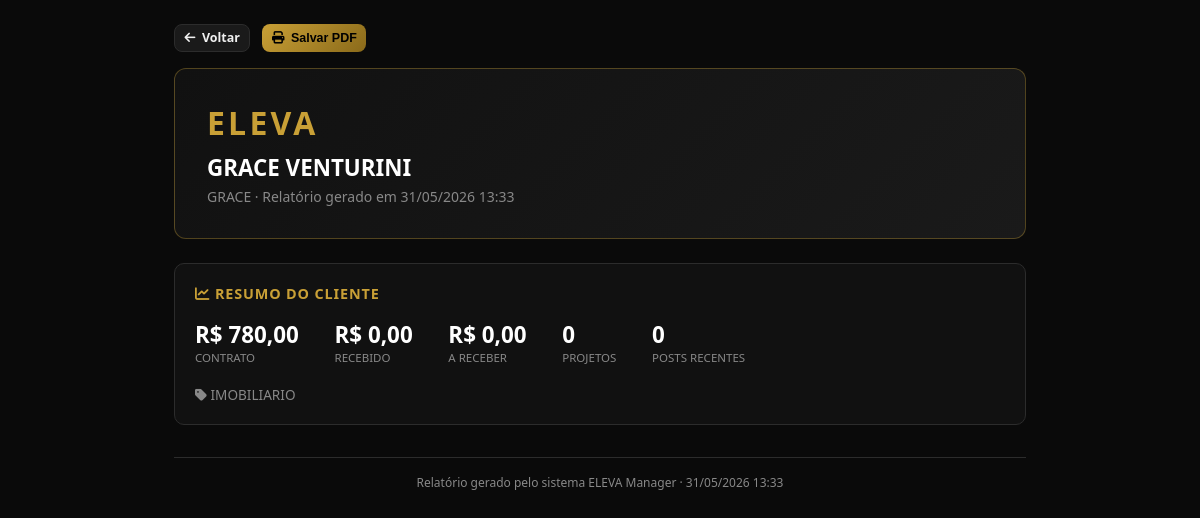
Page /relatorio/1 (signed in) on the committed database.
### tables this page shows
CREATE TABLE clients (
            id INTEGER PRIMARY KEY AUTOINCREMENT,
            name TEXT NOT NULL,
            email TEXT,
            phone TEXT,
            company TEXT,
            segment TEXT,
            contract_value REAL DEFAULT 0,
            status TEXT DEFAULT 'ativo',
            entry_date TEXT DEFAULT (date('now','localtime')),
            notes TEXT,
            created_by INTEGER,
            created_at TEXT DEFAULT (datetime('now','localtime'))
        );

### main.py (the view)
@app.get("/relatorio/{client_id}", response_class=HTMLResponse)
def relatorio_cliente(request: Request, client_id: int):
    user = require_user(request)
    conn = get_db()
    client = conn.execute("SELECT * FROM clients WHERE id=?", (client_id,)).fetchone()
    if not client:
        conn.close(); return RedirectResponse("/clientes", status_code=302)
    projects  = conn.execute("SELECT * FROM projects WHERE client_id=? ORDER BY deadline", (client_id,)).fetchall()
    ads_list  = conn.execute("SELECT * FROM ads WHERE notes LIKE ?", (f"%{client['name']}%",)).fetchall()
    financial = conn.execute("SELECT * FROM financial WHERE client_id=? ORDER BY due_date DESC", (client_id,)).fetchall()
    cal_posts = conn.execute("SELECT * FROM content_calendar WHERE client_id=? ORDER BY scheduled_date DESC LIMIT 10", (client_id,)).fetchall()
    total_pago  = conn.execute("SELECT COALESCE(SUM(value),0) FROM financial WHERE client_id=? AND status='pago' AND type='receita'", (client_id,)).fetchone()[0]
    total_pendente = conn.execute("SELECT COALESCE(SUM(value),0) FROM financial WHERE client_id=? AND status='pendente' AND type='receita'", (client_id,)).fetchone()[0]
    conn.close()
    return templates.TemplateResponse("relatorio.html", {
        "request": request, "user": dict(user),
        "client": dict(client),
        "projects": [dict(p) for p in projects],
        "ads": [dict(a) for a in ads_list],
        "financial": [dict(f) for f in financial],
        "cal_posts": [dict(p) for p in cal_posts],
        "total_pago": total_pago,
        "total_pendente": total_pendente,
        "generated_at": datetime.now().strftime("%d/%m/%Y %H:%M"),
    })

### templates/relatorio.html (shortened to what this page needs)
<!DOCTYPE html>
<html lang="pt-BR">
<head>
  <link rel="stylesheet" href="/static/css/style.css"/>
</head>
<body style="padding:1.5rem;max-width:900px;margin:0 auto">
  <div class="no-print" style="margin-bottom:1rem;display:flex;gap:.75rem">
    <a href="/clientes" class="btn btn-ghost btn-sm"><i class="fa fa-arrow-left"></i> Voltar</a>
    <button onclick="window.print()" class="btn btn-primary btn-sm"><i class="fa fa-print"></i> Salvar PDF</button>
  </div>
  <div class="report-header">
    <div class="report-logo">ELEVA</div>
    <div class="report-client">{{ client.name }}</div>
    <div class="report-sub">
      {% if client.company %}{{ client.company }} · {% endif %}
      Relatório gerado em {{ generated_at }}
    </div>
  </div>
  <div class="report-card">
    <h3><i class="fa fa-chart-line"></i> Resumo do Cliente</h3>
    <div>
      <div class="report-stat"><span class="val">R$ {{ "%.2f"|format(client.contract_value)|replace(".",",") }}</span><span class="lbl">Contrato</span></div>
      <div class="report-stat"><span class="val">R$ {{ "%.2f"|format(total_pago)|replace(".",",") }}</span><span class="lbl">Recebido</span></div>
      <div class="report-stat"><span class="val">R$ {{ "%.2f"|format(total_pendente)|replace(".",",") }}</span><span class="lbl">A Receber</span></div>
      <div class="report-stat"><span class="val">{{ projects|length }}</span><span class="lbl">Projetos</span></div>
      <div class="report-stat"><span class="val">{{ cal_posts|length }}</span><span class="lbl">Posts recentes</span></div>
    </div>
    {% if client.segment %}<p style="margin-top:.5rem;color:var(--muted);font-size:.85rem"><i class="fa fa-tag"></i> {{ client.segment }}</p>{% endif %}
  </div>
  <div style="text-align:center;color:var(--muted);font-size:.75rem;margin-top:2rem;padding-top:1rem;border-top:1px solid var(--border)">
    Relatório gerado pelo sistema ELEVA Manager · {{ generated_at }}
  </div>
  <link rel="stylesheet" href="https://cdnjs.cloudflare.com/ajax/libs/font-awesome/6.5.0/css/all.min.css"/>
</body>
</html>

### static/css/style.css (style rules this page uses)
*, *::before, *::after { box-sizing: border-box; margin: 0; padding: 0; }
:root { --bg: #0a0a0a; --bg2: #111111; --bg3: #1a1a1a; --bg4: #222222; --border: #2c2c2c; --border2: #3a3a3a; --text: #f0f0f0; --sub: #cccccc; --muted: #888888; --gold: #C9A036; --gold-light: #E8C060; --gold-dim: rgba(201,160,54,.15); --gold-border:rgba(201,160,54,.35); --green: #2ecc71; --red: #e74c3c; --orange: #e67e22; --teal: #1abc9c; --blue: #3498db; --purple: #9b59b6; --radius: 10px; --shadow: 0 4px 24px rgba(0,0,0,.6); --sidebar-w: 230px; }
body { background: var(--bg); color: var(--text); font-family: 'Segoe UI', system-ui, -apple-system, sans-serif; font-size: 14px; min-height: 100vh; }
a { color: var(--gold); text-decoration: none; }
.btn { display: inline-flex; align-items: center; gap: .4rem; padding: .5rem 1.1rem; border-radius: 8px; border: none; cursor: pointer; font-size: .85rem; font-weight: 600; transition: all .15s; white-space: nowrap; }
.btn-primary { background: linear-gradient(135deg, var(--gold), #8a6a1a); color: #000; }
.btn-ghost { background: var(--bg3); color: var(--text); border: 1px solid var(--border); }
.btn-sm { padding: .28rem .6rem; font-size: .78rem; }

### templates/relatorio.html (style rules this page uses)
.report-header { background:linear-gradient(135deg,#111,#1a1a1a); border:1px solid var(--gold-border); border-radius:12px; padding:2rem; margin-bottom:1.5rem; }
.report-logo { font-size:2rem; font-weight:900; color:var(--gold); letter-spacing:.1em; }
.report-client { font-size:1.4rem; font-weight:700; color:#fff; margin-top:.5rem; }
.report-sub { color:var(--muted); font-size:.875rem; margin-top:.25rem; }
.report-card { background:var(--bg2); border:1px solid var(--border); border-radius:10px; padding:1.25rem; margin-bottom:1rem; }
.report-card h3 { color:var(--gold); font-size:.9rem; text-transform:uppercase; letter-spacing:.06em; margin-bottom:1rem; }
.report-stat { display:inline-flex; flex-direction:column; margin-right:2rem; margin-bottom:.75rem; }
.report-stat .val { font-size:1.4rem; font-weight:700; color:#fff; }
.report-stat .lbl { font-size:.72rem; color:var(--muted); text-transform:uppercase; }

### rows in the picture
clients: name "GRACE VENTURINI", company "GRACE", contract_value "780,00", segment "IMOBILIARIO"

### other values in the picture
{{ generated_at }} "31/05/2026 13:33"
{{ "%.2f"|format(total_pago)|replace(".",",") }} "0,00"
{{ "%.2f"|format(total_pendente)|replace(".",",") }} "0,00"
{{ projects|length }} "0"
{{ cal_posts|length }} "0"
